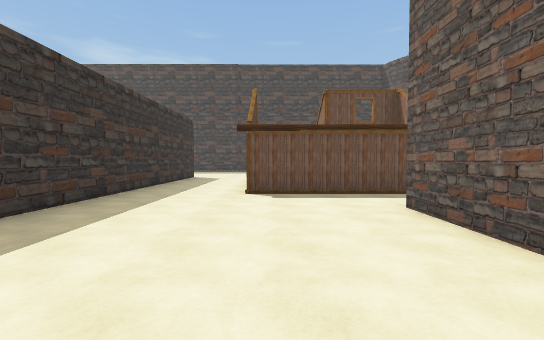
[1] (above)

24 first-person views from a walk through a 3-D level made in the Unity game engine. The camera is 1.4 m above the floor, tilts 2° down and sees 90° across. The floor is counted in squares, 1.8 m on a side. Each view is taken from the middle of a square. On the plan, view 1 faces up. The plan holds only what a view shows up to about 10 squares ahead; the rest is blank. The place goes on beyond the plan. The player character is not drawn. Some animated figures are not drawn.

[2]
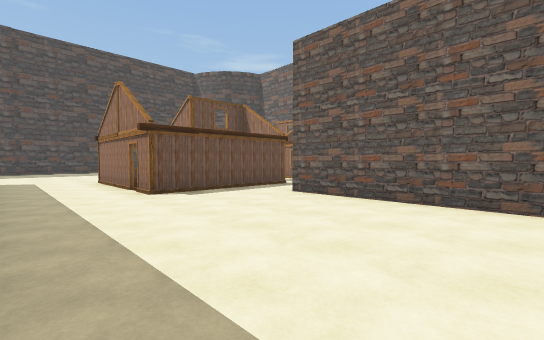

[3]
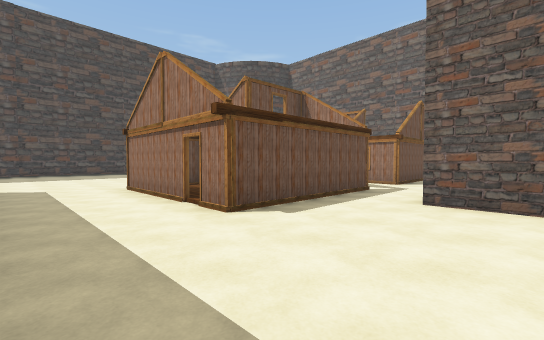

[4]
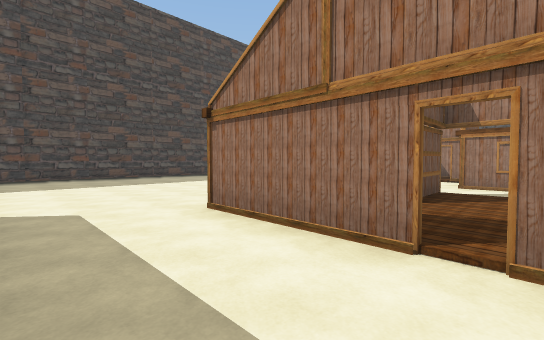

[5]
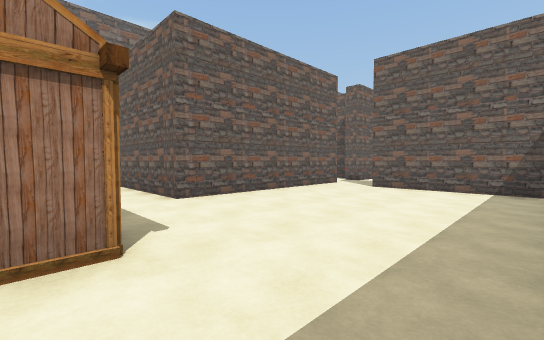

[6]
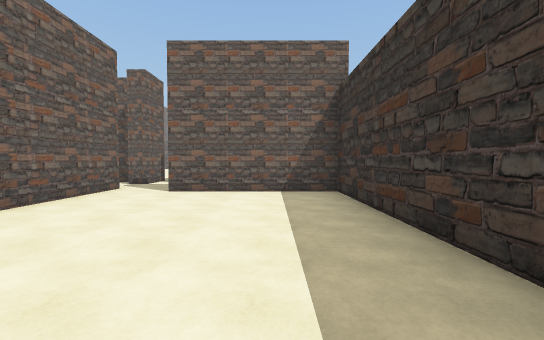

[7]
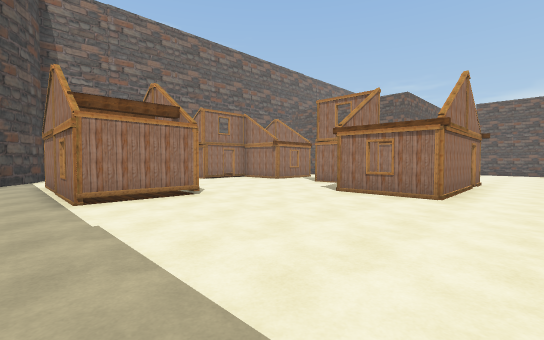

[8]
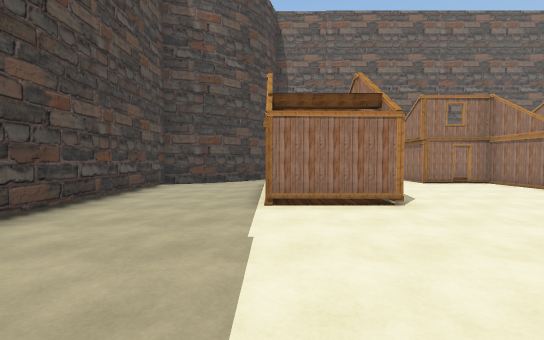

[9]
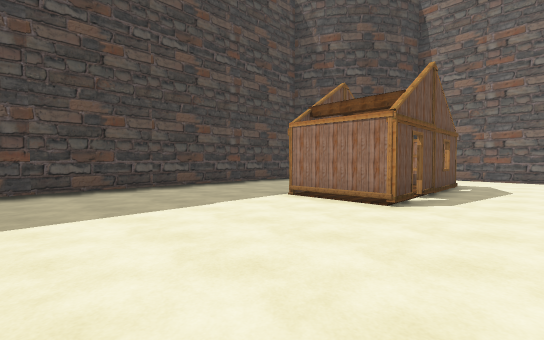

[10]
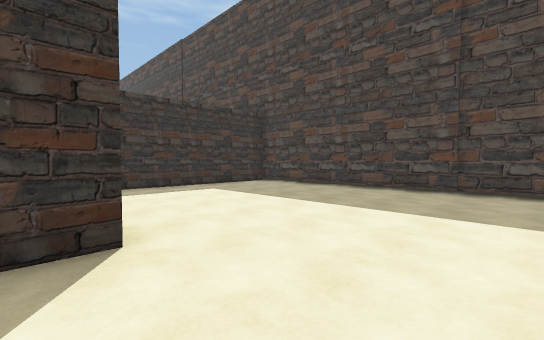

[11]
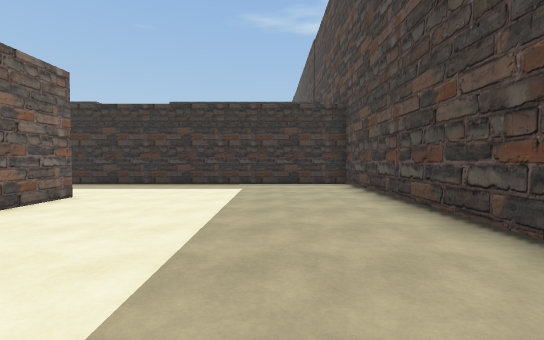

[12]
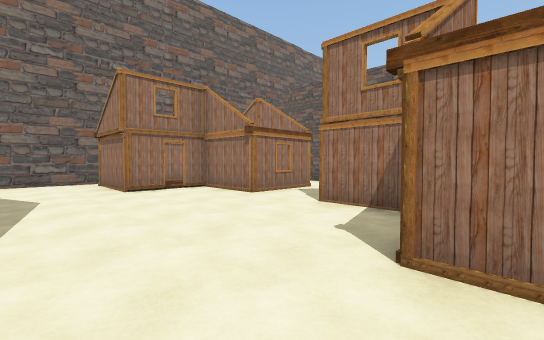

[13]
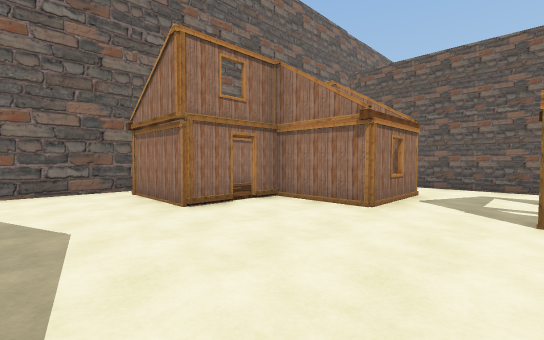

[14]
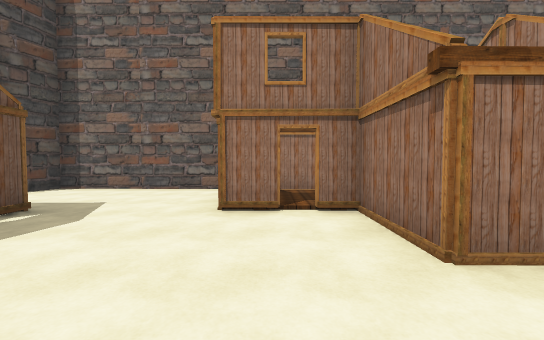

[15]
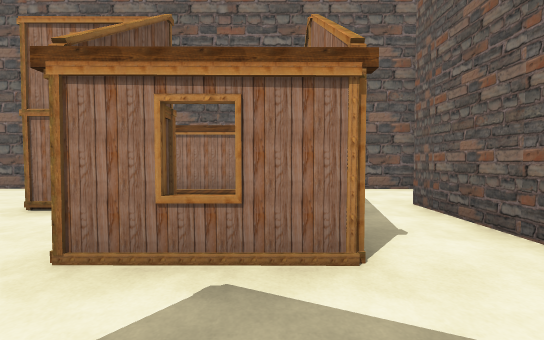

[16]
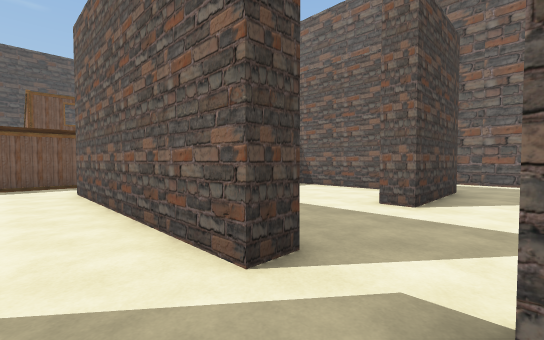

[17]
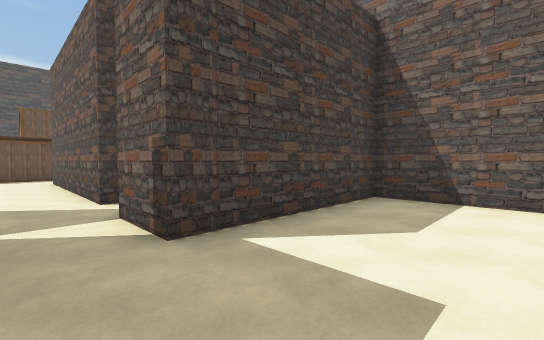

[18]
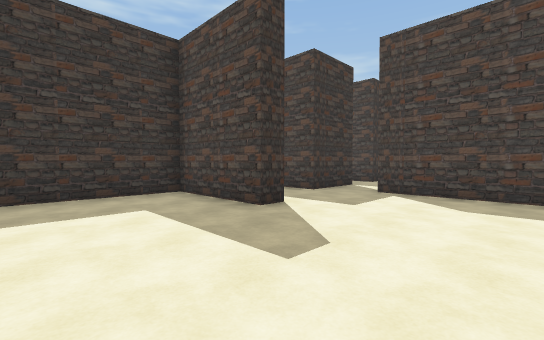

[19]
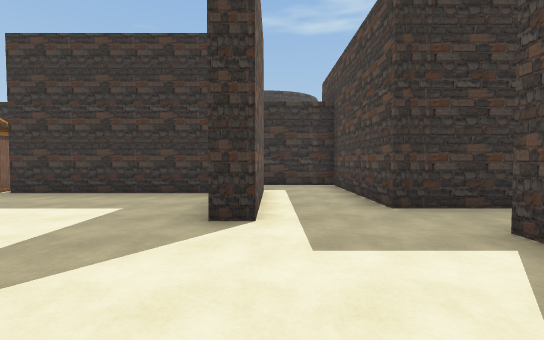

[20]
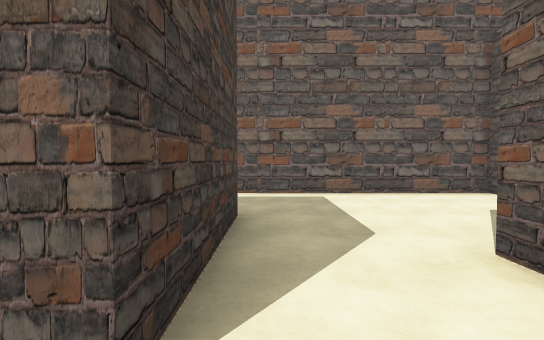

[21]
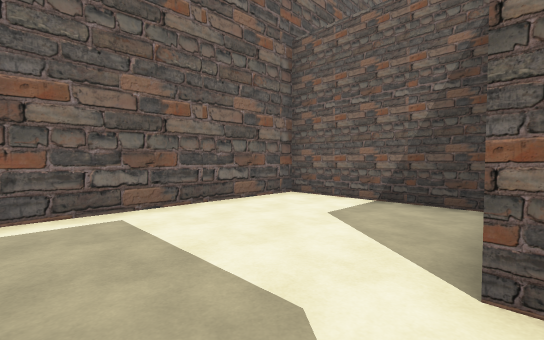

[22]
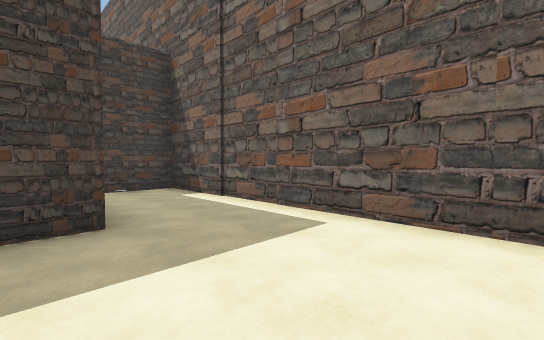

[23]
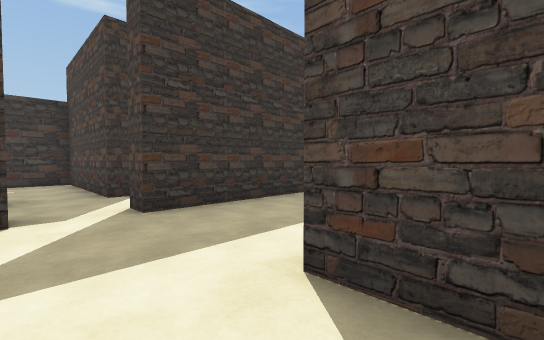

[24]
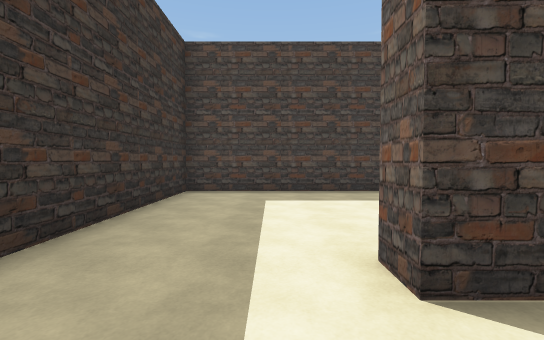

### Floor plan
Key: @ floor where view 1 was taken; # wall or solid block; . floor; / step, stairs or slope; O other object.
Columns run from 9 left of view 1 to 12 right of it. Each row starts with its distance up from view 1.
 20 #################
 19 #................O
 18 #.................O
 17 #..................O
 16 #............OOOOO..O#
 15 #............O   O...#
 14 #............OOOOO...#
 13 #....................#
 12 #.. ##...............#
 11 #.   #..OOOO.....OOO##
 10 #    #..O  O.....O  O
  9      #..O  OOO.OOO  O
  8      #..O    /.O    O
  7      #..O    /.O    O
  6      #...OOOOO.OOOO
  5      #...............
  4      #......######...#
  3      #......#....#####
  2      #......#.....#..#
  1      #......#.....#..#
  0      #...@..#.....#..#
 -1      #####..#..####..#
 -2      #...............#
 -3      #...#..#........#
 -4      #   #..#####....#
 -5      #####......#....#
 -6      #..........#....#
 -7      #..........#....#
 -8        ####.... ######
 -9        #.......
-10        #.......
-11        #.......

Where each view was taken, in squares from view 1:
view 1: 0 up, 0 right, facing up
view 2: 0 up, 3 left, facing up-right
view 3: 3 up, 3 left, facing up-right
view 4: 7 up, 3 left, facing up-right
view 5: 7 up, 3 left, facing down-right
view 6: 6 up, 2 left, facing down
view 7: 17 up, 2 left, facing down-right
view 8: 16 up, 1 left, facing right
view 9: 12 up, 1 left, facing up-right
view 10: 12 up, 1 left, facing up-left
view 11: 17 up, 0 right, facing left
view 12: 13 up, 1 right, facing down-right
view 13: 13 up, 4 right, facing down-right
view 14: 10 up, 4 right, facing right
view 15: 7 up, 4 right, facing right
view 16: 3 down, 1 right, facing up-right
view 17: 7 down, 1 right, facing up-right
view 18: 11 down, 5 right, facing up-left
view 19: 7 down, 5 right, facing left
view 20: 2 down, 5 right, facing right
view 21: 2 down, 7 right, facing down-right
view 22: 5 down, 8 right, facing up-right
view 23: 3 down, 7 right, facing up-left
view 24: 3 down, 5 right, facing up
